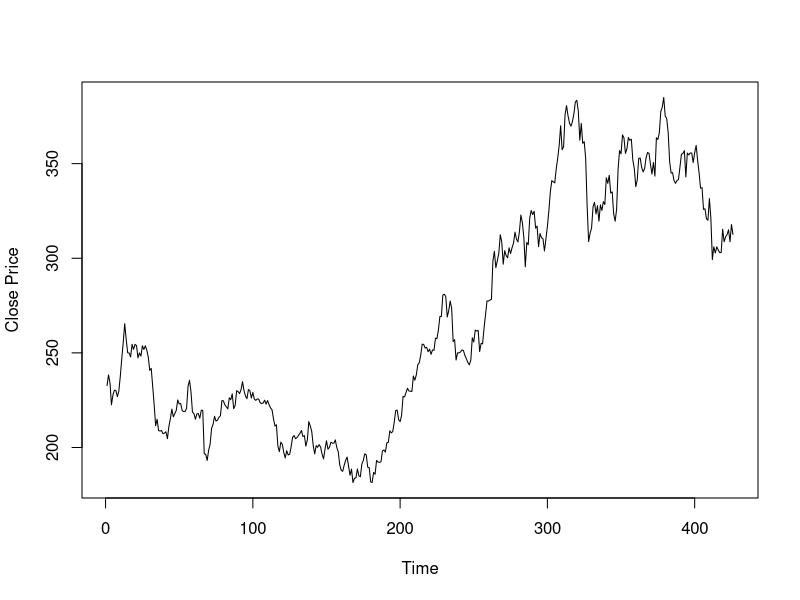
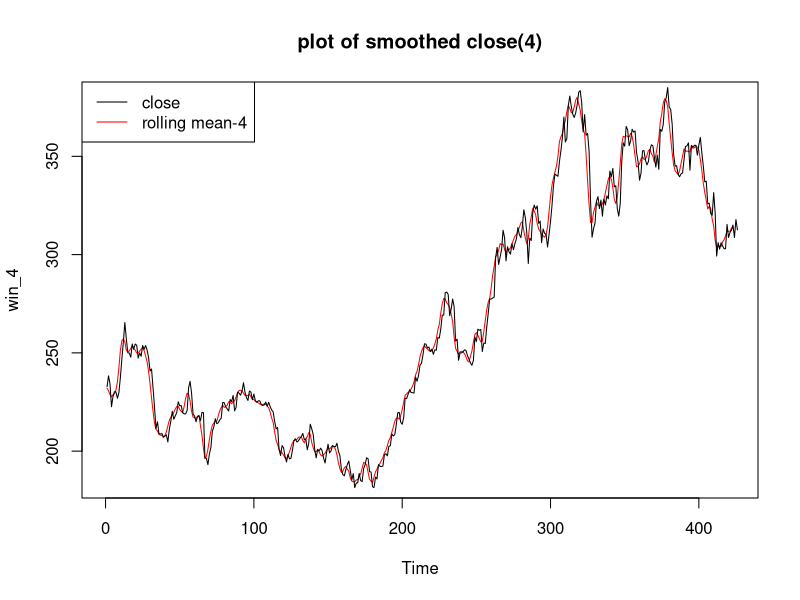
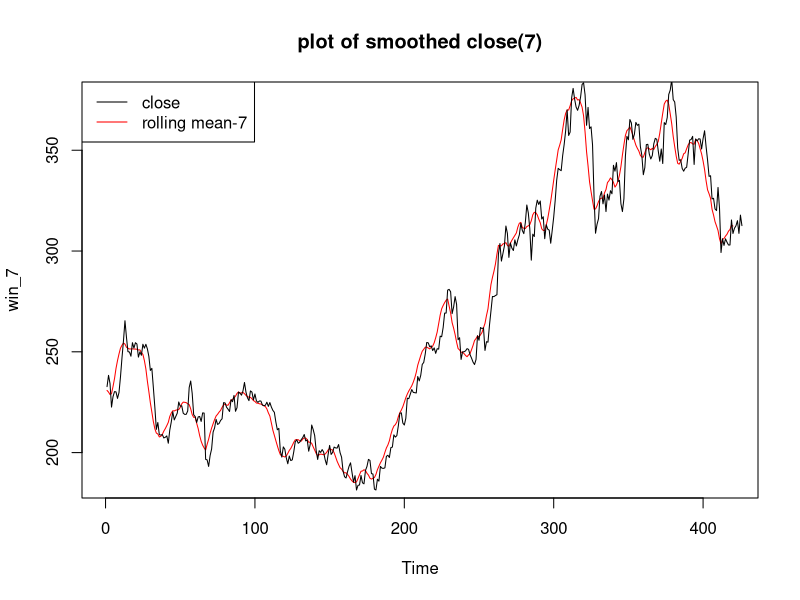
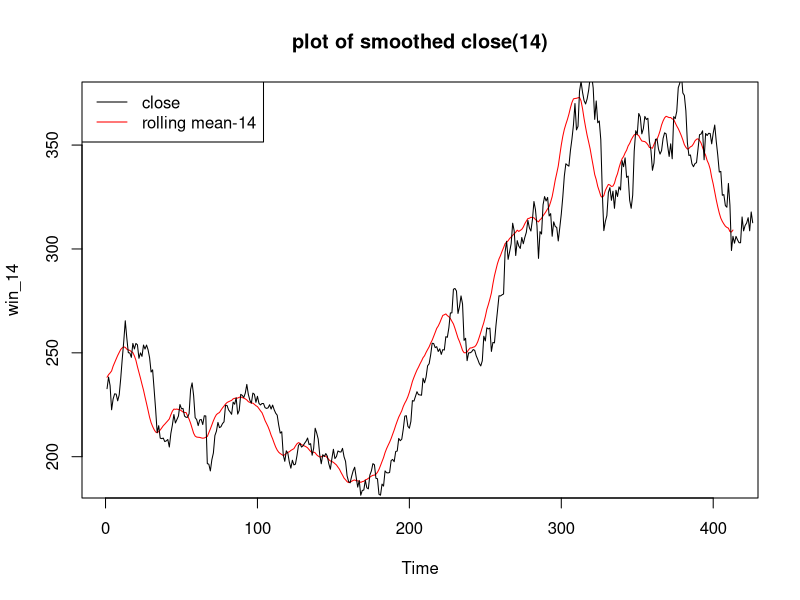
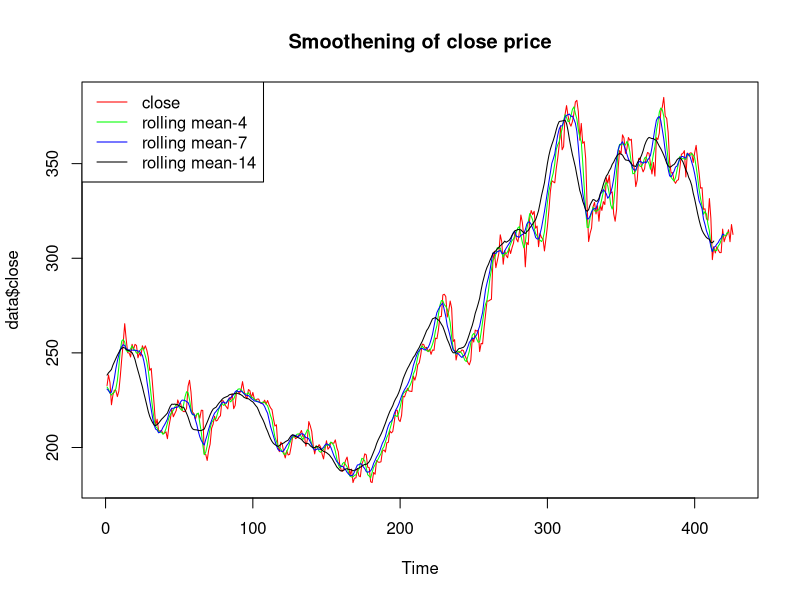
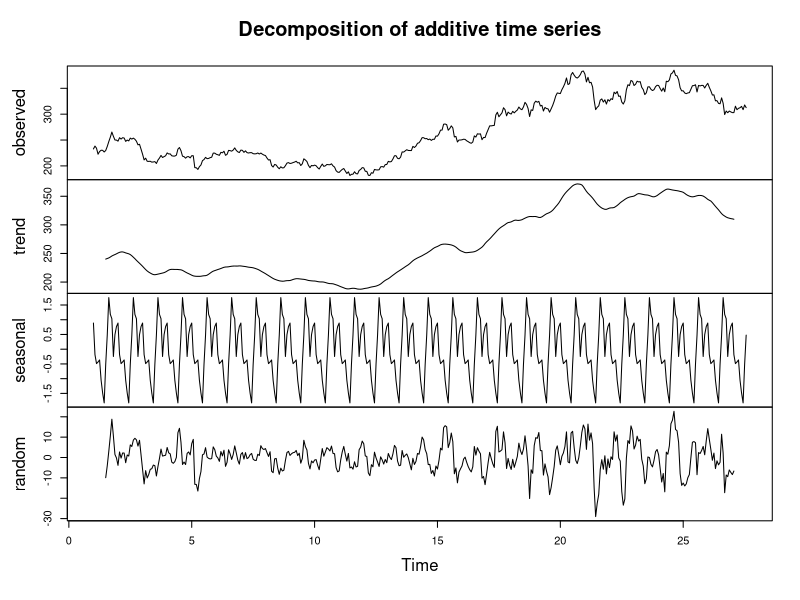
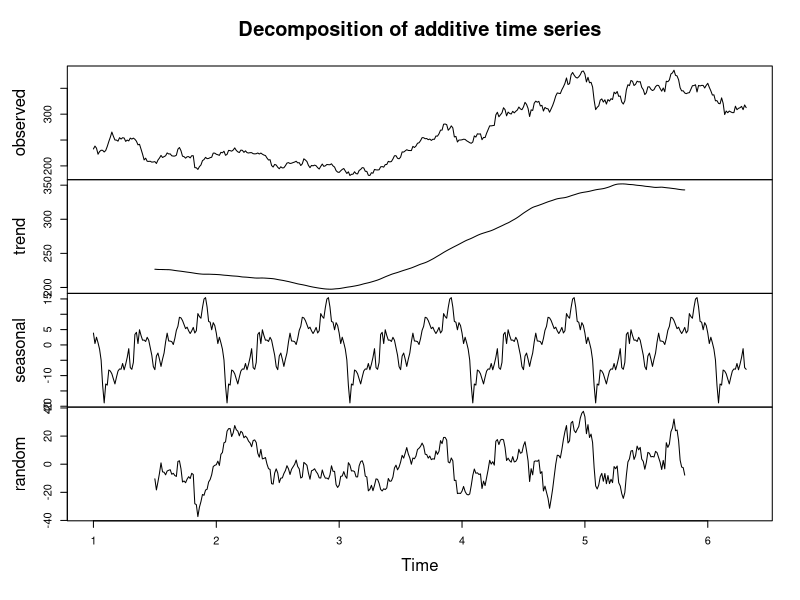
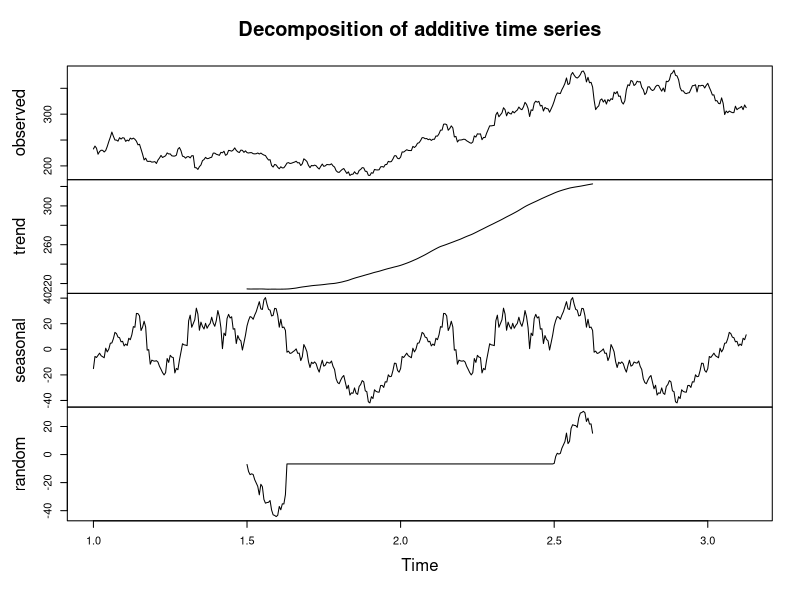

Here is the R script that generated these plots, in order:
## ---- chunk 1
library(Metrics)
require(graphics)
require(zoo)
require(ggplot2)
library(tseries)
library(graphics)
library(forecast)
data<- read.csv("StockTrain.csv")
test<-read.csv("StockTest.csv")
test_close<-ts(test$close,frequency=3)
plot.ts(data$close, ylab="Close Price")
## ---- chunk 2
 win_4<-rollapply(zoo(data$close), width = 4, FUN = mean, align = "left")
plot.ts(win_4,col='red', main="plot of smoothed close(4)")
lines(data$close, col='black')
legend("topleft",legend=c("close","rolling mean-4"),col=c("black","red"), lty=1:1)
## ---- chunk 3
win_7<-rollapply(zoo(data$close), width = 7, FUN = mean, align = "left")
plot.ts(win_7,col='red', main="plot of smoothed close(7)")
lines(data$close, col='black')
legend("topleft",legend=c("close","rolling mean-7"),col=c("black","red"), lty=1:1)
## ---- chunk 4
 win_14<-rollapply(zoo(data$close), width = 14, FUN = mean, align = "left")
plot.ts(win_14,col='red', main="plot of smoothed close(14)")
lines(data$close, col='black')
legend("topleft",legend=c("close","rolling mean-14"),col=c("black","red"), lty=1:1)
## ---- chunk 5
 plot.ts(data$close,col='red', main="Smoothening of close price")
  lines(win_4, col='green')
  lines(win_7, col='blue')
  lines(win_14, col='black')
legend("topleft",legend=c("close","rolling mean-4","rolling mean-7","rolling mean-14"),col=c("red","green","blue","black"), lty=1:1)
## ---- chunk 6
d16 = ts(data$close, frequency = 16)
decompose_d16= decompose(d16, "additive")
plot(decompose_d16)	
## ---- chunk 7
 d80 = ts(data$close, frequency = 80)
decompose_d80= decompose(d80, "additive")
plot(decompose_d80)	
## ---- chunk 8
d200 = ts(data$close, frequency = 200)
decompose_d200= decompose(d200, "additive")
plot(decompose_d200)
## ---- chunk 9
adf<-adf.test(data$close)
print(adf)
print(adf$p.value)
## ---- chunk 10
stat<-diff(data$close, lag = 1, differences = 1)
new_adf<-adf.test(stat)
print(new_adf)
print(new_adf$p.value)
## ---- chunk 11
d90 = ts(data$close, frequency = 3)
decompose_d90= decompose(d90, "additive")
non_seasonal=data$close-decompose_d90$seasonal
## ---- chunk 12
acf(diff(non_seasonal))
## ---- chunk 13
pacf(diff(non_seasonal))
## ---- chunk 14
arima_fit<-auto.arima(non_seasonal,trace=TRUE)
summary(arima_fit)
## ---- chunk 15
pred<- forecast((test_close))
plot(pred)
## ---- chunk 16
train <-data

model1 <- lm(close ~ volume+open+high+low, data=train)
print("summary statistics of first model")
print(summary(model1))
print('In analysing summary of model1 all the features except volume are important')
## ---- chunk 17
train <- cbind(train, (train$high - train$low) / train$open)
colnames(train)[7] <- "new_feature1"
train <- cbind(train, ((train$high - train$low) / train$volume) * 10^7)
colnames(train)[8] <- "new_feature2"

test <- cbind(test, (test$high - test$low) / test$open)
colnames(test)[7] <- "new_feature1"
test <- cbind(test, ((test$high - test$low) / test$volume) * 10^7)
colnames(test)[8] <- "new_feature2"


#part_b
model2 <- lm(close ~ open+high+low+new_feature1+new_feature2, data=train)

preds_train <- predict.lm(model2, train[, c(4,5,6,7,8)])
print('RMSE for the new model on train data : ')
print(rmse(train$close, preds_train))

preds_test <- predict.lm(model2, test[, c(4,5,6,7,8)])
print('RMSE for the new model on test data : ')
print(rmse(test$close, preds_test))
